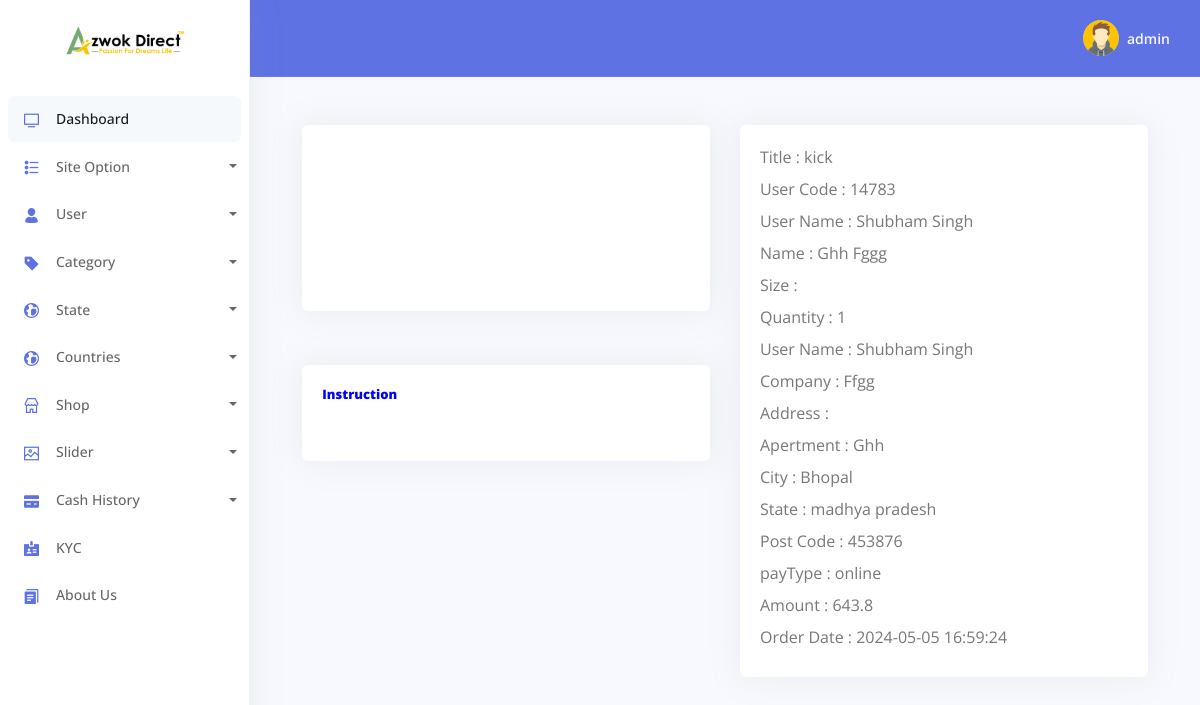
The app's page /admin/View-Order.php?id=424 (signed in) with its own data.
### tables this page shows
CREATE TABLE `tbl_logo` (
  `id` int NOT NULL,
  `logo` varchar(240) NOT NULL,
  `front` varchar(240) NOT NULL
);

CREATE TABLE `tbl_order` (
  `id` int NOT NULL,
  `userID` int NOT NULL,
  `pid` int NOT NULL,
  `cartid` int NOT NULL,
  `quantity` varchar(240) NOT NULL,
  `size` varchar(240) NOT NULL,
  `instruction` text NOT NULL,
  `firstName` varchar(240) NOT NULL,
  `LastName` varchar(240) NOT NULL,
  `company` varchar(240) NOT NULL,
  `address` varchar(240) NOT NULL,
  `apertment` varchar(240) NOT NULL,
  `city` varchar(240) NOT NULL,
  `country` varchar(240) NOT NULL,
  `state` varchar(240) NOT NULL,
  `postal` varchar(240) NOT NULL,
  `payType` varchar(240) DEFAULT NULL,
  `price` int NOT NULL DEFAULT '0',
  `total` varchar(240) NOT NULL,
  `proof` varchar(240) NOT NULL,
  `date` timestamp NOT NULL DEFAULT CURRENT_TIMESTAMP,
  `year` int NOT NULL,
  `status` int NOT NULL DEFAULT '0'
);

CREATE TABLE `tbl_product` (
  `productId` int NOT NULL,
  `title` text NOT NULL,
  `description` text NOT NULL,
  `gimg1` varchar(240) NOT NULL,
  `gimg2` varchar(240) NOT NULL,
  `gimg3` varchar(240) NOT NULL,
  `gimg4` varchar(240) NOT NULL,
  `catId` varchar(240) NOT NULL,
  `price` varchar(240) NOT NULL,
  `disPrice` varchar(240) NOT NULL DEFAULT '0',
  `quantity` varchar(240) NOT NULL,
  `size1` varchar(240) NOT NULL,
  `size2` varchar(240) NOT NULL,
  `size3` varchar(240) NOT NULL,
  `size4` varchar(240) NOT NULL,
  `size5` varchar(240) NOT NULL,
  `size6` varchar(240) NOT NULL,
  `homeRow` int NOT NULL DEFAULT '0',
  `bv` varchar(240) NOT NULL DEFAULT '0',
  `gst` varchar(240) DEFAULT NULL,
  `cgst` varchar(240) DEFAULT NULL,
  `hsn` varchar(240) NOT NULL,
  `status` int NOT NULL DEFAULT '1'
);

CREATE TABLE `tbl_users` (
  `uid` int NOT NULL,
  `customId` varchar(240) DEFAULT NULL,
  `name` varchar(240) NOT NULL,
  `email` varchar(240) NOT NULL,
  `mobile` varchar(240) DEFAULT NULL,
  `address` varchar(240) DEFAULT NULL,
  `nominee` varchar(240) DEFAULT NULL,
  `relation` varchar(240) DEFAULT NULL,
  `password` varchar(240) NOT NULL,
  `pin` varchar(240) NOT NULL DEFAULT '0',
  `state` varchar(240) NOT NULL,
  `country` varchar(200) NOT NULL,
  `sponserId` varchar(240) NOT NULL DEFAULT '1',
  `placementId` varchar(240) NOT NULL DEFAULT '0',
  `side` varchar(240) NOT NULL DEFAULT '1',
  `rightSide` varchar(240) NOT NULL DEFAULT '0',
  `leftSide` varchar(240) NOT NULL DEFAULT '0',
  `leftCount` int NOT NULL DEFAULT '0',
  `rightCount` int NOT NULL DEFAULT '0',
  `blance` varchar(240) NOT NULL DEFAULT '0',
  `regDate` datetime DEFAULT CURRENT_TIMESTAMP,
  `status` varchar(240) NOT NULL DEFAULT '0',
  `eligible` int NOT NULL DEFAULT '0',
  `birth` varchar(240) DEFAULT NULL,
  `selfPurches` varchar(240) DEFAULT NULL,
  `gender` varchar(240) NOT NULL
);

### config/Functions.php (called while the page is built, shortened)
<?php
     class Functions{
          public $host=	DB_HOST;
		public $user=	DB_USER;
		public $pass=	DB_PASS;
          public $name= 	DB_NAME;
          public $link;
          public function dbConnect(){
               $this->link= new mysqli($this->host,$this->user,$this->pass,$this->name);
          }
          public function select($query){
               $exicute=$this->link->query($query) or die(mysqli_error($this->link));
               if($exicute->num_rows>0){
                    return $exicute;
               }else{
                    return false;
               }
          }
     }

### Classes/admin/Siteinfo.php (called while the page is built, shortened)
<?php
     class Siteinfo{
             private $db;
             public function __construct(){
                  $this->db=new Functions();
             }
          public function getLogo(){
               $query="SELECT * from tbl_logo";
               $exicute=$this->db->select($query);
               if($exicute){
                    return $exicute;
                }else{
                     return false;
                }
          }
     }

### Classes/admin/Product.php (called while the page is built, shortened)
<?php
     class Product{
          private $db;
          public function __construct(){
               $this->db=new Functions();
          }
          public function orderDetails($id)
          {
               $query="SELECT o.*,p.title,p.gimg1,p.gimg2,p.gimg3,p.gimg4,u.* from tbl_order as o, tbl_product as p ,tbl_users as u where o.pid=p.productId and o.id='$id' and u.uid=o.userID";
               $exicute=$this->db->select($query);
               if($exicute){
                    return $exicute;
               }else{
                    return false;
               }
          }
     }

### Classes/admin/Session.php (called while the page is built, shortened)
<?php
     class Session{
          public static function get($key){
               if(isset($_SESSION[$key])){
                    return $_SESSION[$key];
               }else{
                    return false;
               }
          }
     }

### admin/View-Order.php (the view, shortened to what this page needs)
<?php include('template/load-header.php')?>
<?php include('template/sidebar.php')?>
<?php
          if(isset($_GET['id'])){
            $id=$_GET['id'];
            $reslut=$prod->orderDetails($id);
            if($reslut){
            while($value=$reslut->fetch_assoc()){
?>
<?php include('template/header.php')?>
<div class="container-fluid mt--6">
  <div class="wrapper">
  <div id="single">
     <div class="containe">
          <div class="row">
               <div class="product-details col-md-6">
                    <div class="card">
                         <div class="gallery row">
                              <div class="nav flex-column col-md-2 col-sm-2" id="v-pills-tab" role="tablist" aria-orientation="">
                                   <a class="nav-link active" id="v-pills-1-tab" data-toggle="pill" href="#v-pills-1" role="tab" aria-controls="v-pills-1" aria-selected="true"><img src="<?php echo $value['gimg1']?>" alt=""></a>
                                   <a class="nav-link" id="v-pills-2-tab" data-toggle="pill" href="#v-pills-2" role="tab" aria-controls="v-pills-2" aria-selected="false"><img src="<?php echo $value['gimg2']?>" alt=""></a>
                                   <a class="nav-link " id="v-pills-3-tab" data-toggle="pill" href="#v-pills-3" role="tab" aria-controls="v-pills-3" aria-selected="true"><img src="<?php echo $value['gimg3']?>" alt=""></a>
                                   <a class="nav-link" id="v-pills-4-tab" data-toggle="pill" href="#v-pills-4" role="tab" aria-controls="v-pills-4" aria-selected="false"><img src="<?php echo $value['gimg4']?>" alt=""></a>
                               </div>
                               <br>
                               <div class="tab-content col-md-10 col-sm-10" id="v-pills-tabContent">
                                   <div class="tab-pane fade show active " id="v-pills-1" role="tabpanel" aria-labelledby="v-pills-1-tab">
                                   </div>
                              </div>
                         </div>
                    </div>
                    <br>
                    <div class="card">
                       <h5><strong>Instruction</strong></h5>
                   </div>
                  <br>
               </div>
               <div  class="product-pricing  col-md-6">
                    <div id="sticky2" class="card">
                              <div class="size">
                                 <label for="">Title : </label>
                                 <?php echo $value['title']?>
                              </div>
                              <div class="size">
                                 <label for="">User Code : </label>
                                 <?php echo $value['customId']?>
                              </div>
                              <div class="size">
                                 <label for="">User Name : </label>
                                 <?php echo $value['name']?>
                              </div>
                              <div class="size">
                                 <label for="">Name : </label>
                                 <?php echo $value['firstName'].' '.$value['LastName']?>
                              </div>
                              <div class="size">
                                 <label for="">Size : </label>
                              </div>
                              <div class="size">
                                 <label for="">Quantity : </label>
                                 <?php echo $value['quantity']?>
                              </div>
                              <div class="size">
                                 <label for="">User Name : </label>
                                 <?php echo $value['name']?>
                              </div>
                              <div class="size">
                                 <label for="">Company : </label>
                                 <?php echo $value['company']?>
                              </div>
                              <div class="size">
                                 <label for="">Address : </label>
                              </div>
                              <div class="size">
                                 <label for="">Apertment : </label>
                                 <?php echo $value['apertment']?>
                              </div>
                              <div class="size">
                                 <label for="">City : </label>
                                 <?php echo $value['city']?>
                              </div>
                              <div class="size">
                                 <label for="">State : </label>
                                 <?php echo $value['state']?>
                              </div>
                              <div class="size">
                                 <label for="">Post Code : </label>
                                 <?php echo $value['postal']?>
                              </div>
                              <div class="size">
                                 <label for="">payType : </label>
                                 <?php if($value['payType']==0){echo 'offline';}else{echo 'online';}?>
                              </div>
                              <div class="size">
                                 <label for="">Amount : </label>
                                 <?php echo $value['total']?>
                              </div>
                              <div class="size">
                                 <label for="">Order Date : </label>
                                 <?php echo $value['date']?>
                              </div>
                    </div>
               </div>
          </div>
     </div>
</div>
  </div>
</div>
                  <?php }}}?>
<?php include('template/footer.php')?>

### admin/template/sidebar.php (shortened to what this page needs)
<body>
  <nav class="sidenav navbar navbar-vertical  fixed-left  navbar-expand-xs navbar-light bg-white" id="sidenav-main">
    <div class="scrollbar-inner">
      <div class="sidenav-header  align-items-center">
        <a class="navbar-brand" href="../index.php">
          <?php
            $result=$site->getLogo();
            if($result){
              while($value=$result->fetch_assoc()){
          ?>
          <img src="<?php echo $value['logo'];?>" class="navbar-brand-img" alt="...">
          <?php }}?>
        </a>
      </div>
      <div class="navbar-inner">
        <div class="collapse navbar-collapse" id="sidenav-collapse-main">
          <ul class="navbar-nav">
            <li class="nav-item">
              <a class="nav-link active" href="dashboard.php">
                <i class="ni ni-tv-2 text-primary"></i>
                <span class="nav-link-text">Dashboard</span>
              </a>
            </li>
            <li class="nav-item">
              <a href="#" class="dropdown-toggle nav-link" id="ddlmenuItem" data-toggle="dropdown"><i class="ni ni-bullet-list-67 text-primary"></i>Site Option</a>
            </li>
            <li class="nav-item">
            <a href="#" class="dropdown-toggle nav-link" id="ddlmenuItem" data-toggle="dropdown"><i class="ni ni-single-02 text-primary"></i>User</a>
          </li>
            <li class="nav-item">
                <a href="#" class="dropdown-toggle nav-link" id="ddlmenuItem" data-toggle="dropdown"><i class="ni ni-tag text-primary"></i>Category</a>
            </li>
            <li class="nav-item">
            <a href="#" class="dropdown-toggle nav-link" id="ddlmenuItem" data-toggle="dropdown"><i class="ni ni-world text-primary"></i>State</a>
          </li>
          <li class="nav-item">
            <a href="#" class="dropdown-toggle nav-link" id="ddlmenuItem" data-toggle="dropdown"><i class="ni ni-world text-primary"></i>Countries</a>
          </li>
            <li class="nav-item">
              <a href="#" class="dropdown-toggle nav-link" id="ddlmenuItem" data-toggle="dropdown"><i class="ni ni-shop text-primary"></i>Shop</a>
            </li>
            <li class="nav-item">
              <a href="#" class="dropdown-toggle nav-link" id="ddlmenuItem" data-toggle="dropdown"><i class="ni ni-image text-primary"></i>Slider</a>
            </li>
            <li class="nav-item">
              <a href="#" class="dropdown-toggle nav-link" id="ddlmenuItem" data-toggle="dropdown"><i class="ni ni-credit-card text-primary"></i>Cash History</a>
            </li>
            <li class="nav-item">
              <a class="nav-link" href="kyc.php">
                <i class="ni ni-badge text-primary"></i>
                <span class="nav-link-collection">KYC</span>
              </a>
            </li>
            <li class="nav-item">
              <a class="nav-link" href="About.php">
                <i class="ni ni-single-copy-04 text-primary"></i>
                <span class="nav-link-collection">About Us</span>
              </a>
            </li>
          </ul>
        </div>
      </div>
    </div>
  </nav>

### admin/template/header.php (shortened to what this page needs)
<div class="main-content" id="panel">
    <nav class="navbar navbar-top navbar-expand navbar-dark bg-primary border-bottom">
      <div class="container-fluid">
        <div class="collapse navbar-collapse" id="navbarSupportedContent">
          <ul class="navbar-nav align-items-center  ml-auto ml-md-0 ">
            <li class="nav-item dropdown">
              <a class="nav-link pr-0" href="#" role="button" data-toggle="dropdown" aria-haspopup="true" aria-expanded="false">
                <div class="media align-items-center">
                  <span class="avatar avatar-sm rounded-circle">
                    <img alt="Image placeholder" src="assets/img/theme/team-4.jpg">
                  </span>
                  <div class="media-body  ml-2  d-none d-lg-block">
                    <span class="mb-0 text-sm  font-weight-bold"><?php echo Session::get('admin')?></span>
                  </div>
                </div>
              </a>
            </li>
          </ul>
        </div>
      </div>
    </nav>
 <br><br><br><br><br>

### assets/css/style.css (style rules this page uses)
body { background: #f7f7f7; }
* { padding: 0; margin:0; }
.containe { width: 95%; margin: auto; }
ul li { position: relative; }
#single .product-details .card,#single .product-pricing .card { padding: 20px; color: #777; }
#single .product-details .card h5 { color: blue; margin-bottom: 20px; }
#single .gallery .nav a,#single .gallery .nav { padding: 0; margin-bottom: 10px }
#single .gallery .tab-content img,#single .gallery .tab-pane { width: 100%; }

### records on screen
tbl_logo: logo (picture)
tbl_order: tbl_product.title "kick", userID.customId "14783", userID.name "Shubham Singh", firstName "Ghh", LastName "Fggg", quantity "1", company "Ffgg", apertment "Ghh", city "Bhopal", userID.state "madhya pradesh", postal "453876", payType "online", total "643.8", date "2024-05-05 16:59:24"
